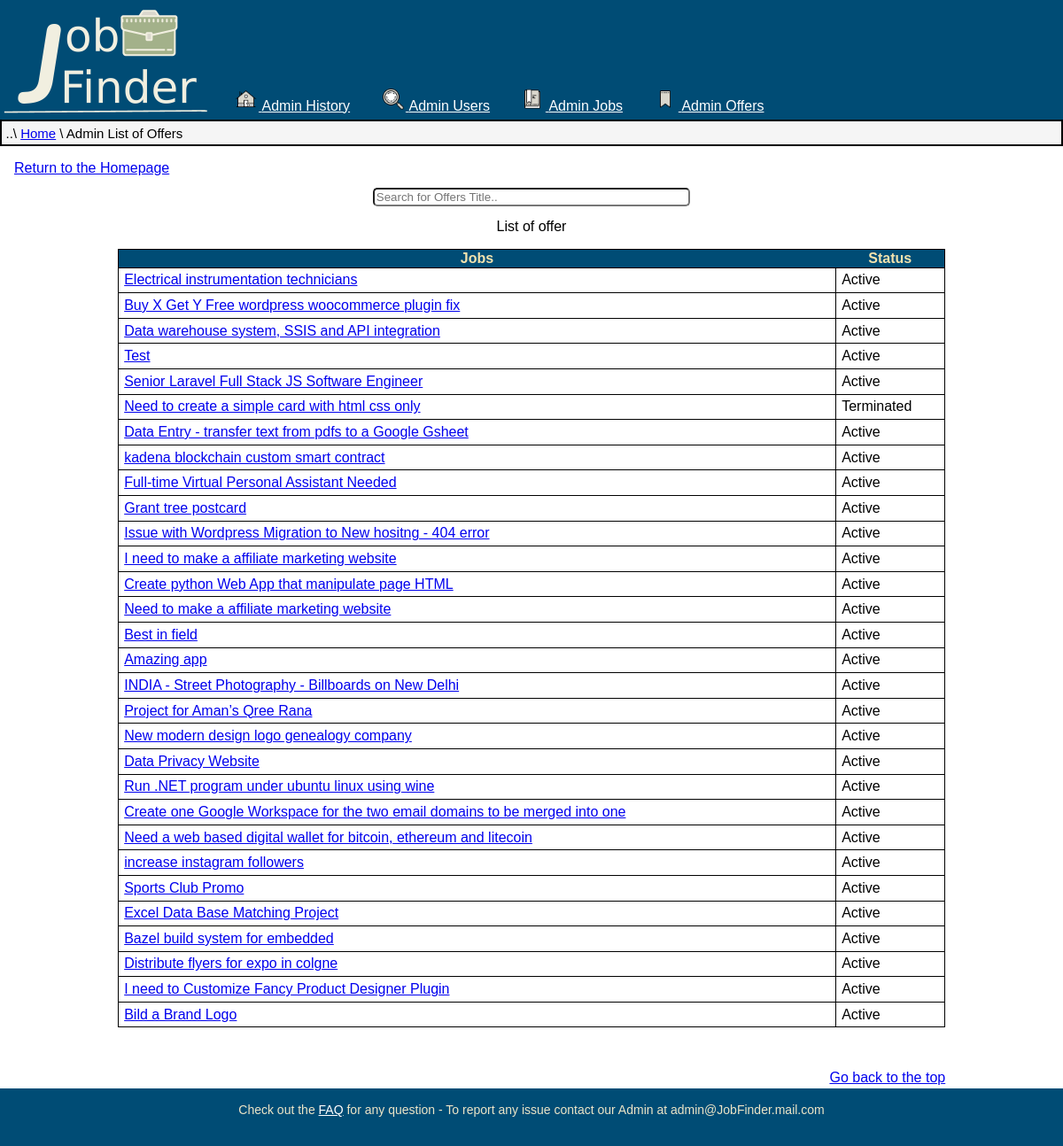
Screenshot of /PHP/AdminOffers.php (signed in) with the database file from the repository.
### tables this page shows
CREATE TABLE `current_jobs` (
  `Code_job` int(10) UNSIGNED NOT NULL,
  `Code_user` int(10) UNSIGNED NOT NULL,
  `Date` datetime NOT NULL,
  `Title` varchar(128) NOT NULL,
  `Description` varchar(4096) NOT NULL,
  `Tipology` enum('Fulltime','Onetime','Urgent','Recruiter') DEFAULT NULL,
  `Payment` tinyint(1) NOT NULL,
  `P_min` int(6) NOT NULL,
  `P_max` int(6) NOT NULL,
  `Expiring` datetime NOT NULL
);

### PHP/DBAccess.php (called while the page is built, shortened)
<?php
class DBAccess {
	private $connection;
	public function openDBConnection(){
		$this->connection = mysqli_connect(DBAccess::HOST_DB, DBAccess::USERNAME, DBAccess::PASSWORD, DBAccess::DBNAME);
		if(!$this->connection){
			echo("connessione al DB fallita: ".mysqli_connect_errno());
			return false;
		}
		else
			return true;
	}
  public function getOffers() {
		$queryResult = mysqli_query($this->connection, 'SELECT Title, Code_job, Expiring FROM current_jobs;');
		if(mysqli_num_rows($queryResult) == 0)
			return null;
		else {
			$result=array();
			while($row=mysqli_fetch_assoc($queryResult))
			array_push($result, $row);
			return $result;
    }
  }
}
?>

### PHP/AdminOffers.php (the view, shortened to what this page needs)
<?php
require_once 'DBAccess.php';
if(isset($_SESSION['Admin'])) {
  $DBAccess = new DBAccess();
  $url = '..'. DIRECTORY_SEPARATOR .'HTML'. DIRECTORY_SEPARATOR .'Admin.html';
  $pagina = file_get_contents($url);
	$listaOffers = $DBAccess->getOffers();
  $urltabella = '..'. DIRECTORY_SEPARATOR .'HTML'. DIRECTORY_SEPARATOR .'Elements'. DIRECTORY_SEPARATOR .'TableAdminJob.html';
  $tabella = file_get_contents($urltabella);
  $contenuto ='';
  if(isset($listaOffers)){
    foreach($listaOffers as $U)
    {
      $contenuto .= '<tr>
        <td><a href="ViewJob.php?Code_job='.trim($U["Code_job"]).'">'.trim($U["Title"]).'</a></td>
        <td>'. (trim($U["Expiring"]) > date("Y-m-d h:i:sa") ? 'Active' : 'Terminated') .'</td>
      </tr>';
    }
  }
  $tabella = str_replace('{{value}}',$contenuto,$tabella);
  $tabella = str_replace('{{elem}}','offer',$tabella);
  $pagina = str_replace('<admin>',$tabella,$pagina);
  $pagina = str_replace('{{element}}','Offers Title',$pagina);
  $pagina = str_replace('{{Page}}','List of Offers',$pagina);
  echo $pagina;
}
else
	header("Location:Welcome.php");
?>

### CSS/StyleSheet.css (style rules this page uses)
:root { --background: #ECE5C7; --linksOnBlue: #F4E3AE; --links: #0000EE; --visitedLinks: #800080; --color: #004C75; --subcolor: #3A5782; --content: #fff; --black: #000; --darkWhite: #d1d9e6; --shadow: #999; --correct: #44c244; --correctBackground: #35AA35; --error: #d4110b; --errorBackground: #FD6868; }
html { width: 100%; background-color: var(--background); }
html, body { min-height: 94vh; }
body { background-color: var(--content); font-family:Tahoma, sans-serif; margin:auto; padding-bottom: 3%; max-width: 1200px; overflow-x: hidden; }
main { padding: 1em; margin-bottom: 1em; }
a.goTop { display: block; width: 80%; margin: auto; text-align: end; padding-top: 1em; }
p { line-height: 1.5em; }
a { color: var(--links) }
header { background-color: var(--color); display: flex; align-items: flex-end; }
header img#Logo { width: 20%; }
header ul { margin:auto; list-style-type: none; margin: 0; padding: 0; }
header ul li { display:inline-block; padding: 0.4em; margin-left: 1em; }
header ul li a:link { margin-bottom: 0.2em; color: var(--content); }
header img.icons { width:1.5em; height:1.5em; padding-right :0.15em; vertical-align: text-bottom; }
nav.breadcrumb { font-size: 0.9375em; padding: 0.3em; background-color:whitesmoke; border-width: 0em; border: solid 2px var(--black); }
footer { position: fixed; bottom: 0; min-height: 5%; width: 100%; text-align:center; background-color: var(--color); max-width: 1200px; margin: auto; z-index:5; }
footer#footer p { display: inline-block; font-size: 0.875em; color: var(--background); }
footer#footer a:link { color: var(--content); }
input { border-radius: 5px; display: block; margin-bottom: 0.5em; }
img.icons { width: 1.5em; height: 1.5em; display: inline-block; padding: 0.2em; }
table.AdminTable { border: 1px solid var(--black); border-collapse: collapse; width: 80%; margin: auto; margin-bottom: 2em; }
table.AdminTable caption { padding-bottom: 1em; }
table.AdminTable thead { background-color: var(--color); color: var(--linksOnBlue) }
table.AdminTable tbody th, table.AdminTable tbody td { text-align: start; padding-bottom: 0.3em; padding-top: 0.3em; padding-left: 0.4em; border: 1px solid; }
table.AdminTable .doubleCol { width: fit-content; }
input#search { width: 30%; margin: auto; margin-top: 1em; margin-bottom: 1em; }

### CSS/Print.css (style rules this page uses)
html { width: 100%; margin: 0; float: none; font-size: 1em; }
header, header > img { display: none; }
ul#menu, ul#menu img { display: none; }
nav.breadcrumb { display: none; }
footer#footer, footer#footer img { display: none; }
table { width: 100%; }
table { margin-top: 10%; margin-bottom: 10%; }
.goTop { display: none; }

### rows the page displays
current_jobs: Title "Electrical instrumentation technicians", shows "Active"
current_jobs: Title "Buy X Get Y Free wordpress woocommerce plugin fix", shows "Active"
current_jobs: Title "Data warehouse system, SSIS and API integration", shows "Active"
current_jobs: Title "Test", shows "Active"
current_jobs: Title "Senior Laravel Full Stack JS Software Engineer", shows "Active"
current_jobs: Title "Need to create a simple card with html css only", shows "Terminated"
current_jobs: Title "Data Entry - transfer text from pdfs to a Google Gsheet", shows "Active"
current_jobs: Title "kadena blockchain custom smart contract", shows "Active"
current_jobs: Title "Full-time Virtual Personal Assistant Needed", shows "Active"
current_jobs: Title "Grant tree postcard", shows "Active"
current_jobs: Title "Issue with Wordpress Migration to New hositng - 404 error", shows "Active"
current_jobs: Title "I need to make a affiliate marketing website", shows "Active"
current_jobs: Title "Create python Web App that manipulate page HTML", shows "Active"
current_jobs: Title "Need to make a affiliate marketing website", shows "Active"
current_jobs: Title "Best in field", shows "Active"
current_jobs: Title "Amazing app", shows "Active"
current_jobs: Title "INDIA - Street Photography - Billboards on New Delhi", shows "Active"
current_jobs: Title "Project for Aman’s Qree Rana", shows "Active"
current_jobs: Title "New modern design logo genealogy company", shows "Active"
current_jobs: Title "Data Privacy Website", shows "Active"
current_jobs: Title "Run .NET program under ubuntu linux using wine", shows "Active"
current_jobs: Title "Create one Google Workspace for the two email domains to be merged into one", shows "Active"
current_jobs: Title "Need a web based digital wallet for bitcoin, ethereum and litecoin", shows "Active"
current_jobs: Title "increase instagram followers", shows "Active"
current_jobs: Title "Sports Club Promo", shows "Active"
current_jobs: Title "Excel Data Base Matching Project", shows "Active"
current_jobs: Title "Bazel build system for embedded", shows "Active"
current_jobs: Title "Distribute flyers for expo in colgne", shows "Active"
current_jobs: Title "I need to Customize Fancy Product Designer Plugin", shows "Active"
current_jobs: Title "Bild a Brand Logo", shows "Active"
